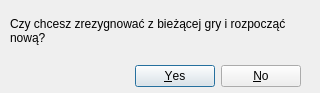
<?xml version="1.0" encoding="UTF-8"?>
<ui version="4.0">
 <class>YesNoDialog</class>
 <widget class="QDialog" name="YesNoDialog">
  <property name="geometry">
   <rect>
    <x>0</x>
    <y>0</y>
    <width>320</width>
    <height>93</height>
   </rect>
  </property>
  <property name="sizePolicy">
   <sizepolicy hsizetype="Fixed" vsizetype="Fixed">
    <horstretch>0</horstretch>
    <verstretch>0</verstretch>
   </sizepolicy>
  </property>
  <property name="minimumSize">
   <size>
    <width>320</width>
    <height>93</height>
   </size>
  </property>
  <property name="maximumSize">
   <size>
    <width>320</width>
    <height>93</height>
   </size>
  </property>
  <property name="windowTitle">
   <string>Nowa gra</string>
  </property>
  <property name="modal">
   <bool>true</bool>
  </property>
  <widget class="QDialogButtonBox" name="buttonBox">
   <property name="geometry">
    <rect>
     <x>0</x>
     <y>60</y>
     <width>301</width>
     <height>32</height>
    </rect>
   </property>
   <property name="orientation">
    <enum>Qt::Horizontal</enum>
   </property>
   <property name="standardButtons">
    <set>QDialogButtonBox::No|QDialogButtonBox::Yes</set>
   </property>
  </widget>
  <widget class="QLabel" name="label">
   <property name="geometry">
    <rect>
     <x>10</x>
     <y>10</y>
     <width>291</width>
     <height>41</height>
    </rect>
   </property>
   <property name="font">
    <font>
     <pointsize>9</pointsize>
    </font>
   </property>
   <property name="text">
    <string>Czy chcesz zrezygnować z bieżącej gry i rozpocząć nową?</string>
   </property>
   <property name="wordWrap">
    <bool>true</bool>
   </property>
  </widget>
 </widget>
 <resources/>
 <connections>
  <connection>
   <sender>buttonBox</sender>
   <signal>accepted()</signal>
   <receiver>YesNoDialog</receiver>
   <slot>accept()</slot>
   <hints>
    <hint type="sourcelabel">
     <x>248</x>
     <y>254</y>
    </hint>
    <hint type="destinationlabel">
     <x>157</x>
     <y>274</y>
    </hint>
   </hints>
  </connection>
  <connection>
   <sender>buttonBox</sender>
   <signal>rejected()</signal>
   <receiver>YesNoDialog</receiver>
   <slot>reject()</slot>
   <hints>
    <hint type="sourcelabel">
     <x>316</x>
     <y>260</y>
    </hint>
    <hint type="destinationlabel">
     <x>286</x>
     <y>274</y>
    </hint>
   </hints>
  </connection>
 </connections>
</ui>
